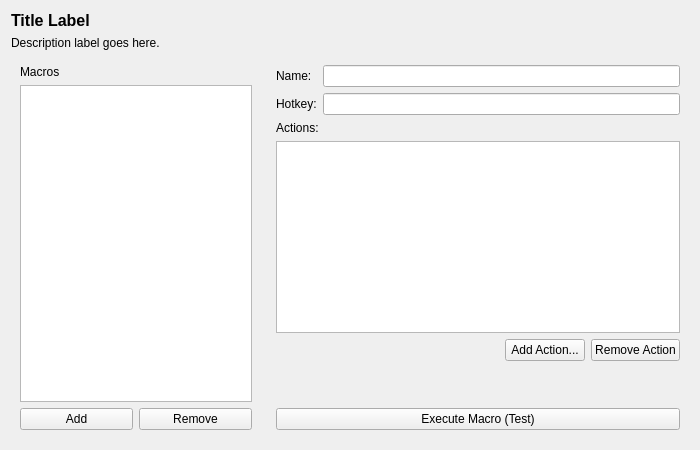
<?xml version="1.0" encoding="UTF-8"?>
<ui version="4.0">
 <class>MacroManagerWidget</class>
 <widget class="QWidget" name="MacroManagerWidget">
  <property name="geometry">
   <rect>
    <x>0</x>
    <y>0</y>
    <width>700</width>
    <height>450</height>
   </rect>
  </property>
  <property name="windowTitle">
   <string>Form</string>
  </property>
  <layout class="QVBoxLayout" name="verticalLayout_3">
   <item>
    <widget class="QLabel" name="titleLabel">
     <property name="font">
      <font>
       <pointsize>12</pointsize>
       <weight>75</weight>
       <bold>true</bold>
      </font>
     </property>
     <property name="text">
      <string>Title Label</string>
     </property>
    </widget>
   </item>
   <item>
    <widget class="QLabel" name="descriptionLabel">
     <property name="text">
      <string>Description label goes here.</string>
     </property>
     <property name="wordWrap">
      <bool>true</bool>
     </property>
    </widget>
   </item>
   <item>
    <layout class="QHBoxLayout" name="horizontalLayout_3">
     <item>
      <widget class="QWidget" name="leftPanel" native="true">
       <property name="maximumSize">
        <size>
         <width>250</width>
         <height>16777215</height>
        </size>
       </property>
       <layout class="QVBoxLayout" name="verticalLayout">
        <item>
         <widget class="QLabel" name="macrosLabel">
          <property name="text">
           <string>Macros</string>
          </property>
         </widget>
        </item>
        <item>
         <widget class="QListWidget" name="macroListWidget"/>
        </item>
        <item>
         <layout class="QHBoxLayout" name="horizontalLayout">
          <item>
           <widget class="QPushButton" name="addMacroButton">
            <property name="text">
             <string>Add</string>
            </property>
           </widget>
          </item>
          <item>
           <widget class="QPushButton" name="removeMacroButton">
            <property name="text">
             <string>Remove</string>
            </property>
           </widget>
          </item>
         </layout>
        </item>
       </layout>
      </widget>
     </item>
     <item>
      <widget class="QWidget" name="rightPanel" native="true">
       <layout class="QVBoxLayout" name="verticalLayout_2">
        <item>
         <layout class="QFormLayout" name="formLayout">
          <item row="0" column="0">
           <widget class="QLabel" name="nameLabel">
            <property name="text">
             <string>Name:</string>
            </property>
           </widget>
          </item>
          <item row="0" column="1">
           <widget class="QLineEdit" name="macroNameEdit"/>
          </item>
          <item row="1" column="0">
           <widget class="QLabel" name="hotkeyLabel">
            <property name="text">
             <string>Hotkey:</string>
            </property>
           </widget>
          </item>
          <item row="1" column="1">
           <widget class="QLineEdit" name="macroHotkeyEdit"/>
          </item>
         </layout>
        </item>
        <item>
         <widget class="QLabel" name="actionsLabel">
          <property name="text">
           <string>Actions:</string>
          </property>
         </widget>
        </item>
        <item>
         <widget class="QListWidget" name="actionListWidget"/>
        </item>
        <item>
         <layout class="QHBoxLayout" name="horizontalLayout_2">
          <item>
           <spacer name="horizontalSpacer">
            <property name="orientation">
             <enum>Qt::Horizontal</enum>
            </property>
            <property name="sizeHint" stdset="0">
             <size>
              <width>40</width>
              <height>20</height>
             </size>
            </property>
           </spacer>
          </item>
          <item>
           <widget class="QPushButton" name="addActionButton">
            <property name="text">
             <string>Add Action...</string>
            </property>
           </widget>
          </item>
          <item>
           <widget class="QPushButton" name="removeActionButton">
            <property name="text">
             <string>Remove Action</string>
            </property>
           </widget>
          </item>
         </layout>
        </item>
        <item>
         <spacer name="verticalSpacer">
          <property name="orientation">
           <enum>Qt::Vertical</enum>
          </property>
          <property name="sizeHint" stdset="0">
           <size>
            <width>20</width>
            <height>40</height>
           </size>
          </property>
         </spacer>
        </item>
        <item>
         <widget class="QPushButton" name="executeMacroButton">
          <property name="text">
           <string>Execute Macro (Test)</string>
          </property>
         </widget>
        </item>
       </layout>
      </widget>
     </item>
    </layout>
   </item>
  </layout>
 </widget>
 <resources/>
 <connections/>
</ui>
